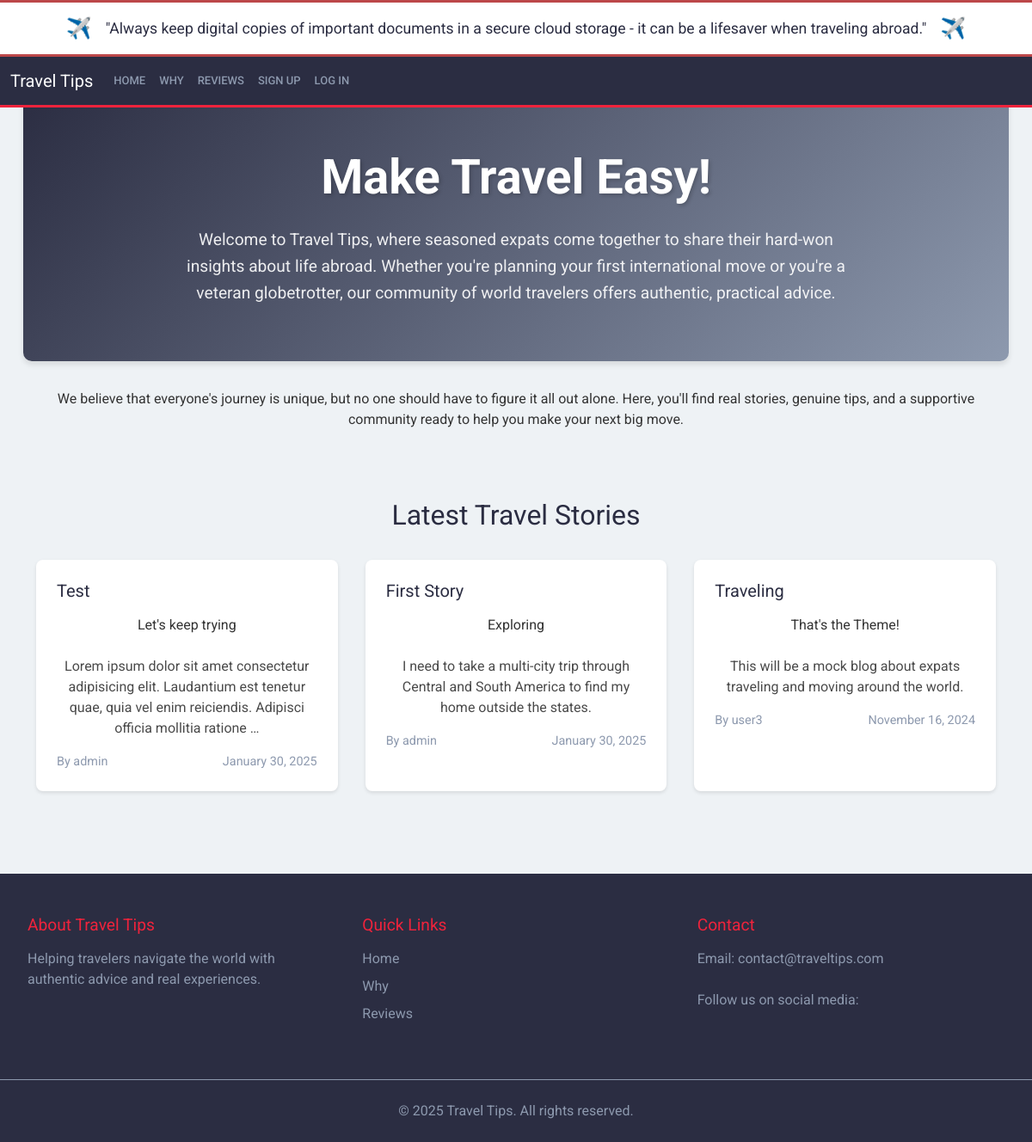
The page / on the database its author committed.
### posts/models.py (models this page shows, shortened)
class Post(models.Model):                                   #INHERITANCE
    title = models.CharField(max_length=128)                #composition
    subtitle = models.CharField(max_length=256)
    body = models.TextField()
    author = models.ForeignKey(
        get_user_model(),
        on_delete=models.CASCADE
    )
    status = models.ForeignKey(
        Status,
        on_delete=models.CASCADE
    )
    created_on = models.DateTimeField(auto_now_add=True)

### pages/views.py (the view)
# urls.py: path("", views.HomePageView.as_view(), name="home"),
class HomePageView(TemplateView):
    template_name = "pages/home.html"
    def get_context_data(self, **kwargs):
        context = super().get_context_data(**kwargs)
        try:
            published_status = Status.objects.get(name="published")
            context['latest_posts'] = Post.objects.filter(
                status=published_status
            ).order_by('-created_on')[:3]
        except Status.DoesNotExist:
            context['latest_posts'] = []
        return context

### templates/pages/home.html (shortened to what this page needs)
{% extends 'base.html' %}
{% load static %}
{% block content %}
    <div class="hero-section">
        <div class="hero-content">
            <h1 class="hero-title">Make Travel Easy!</h1>
            <p class="hero-text">Welcome to Travel Tips, where seasoned expats come together to share their hard-won insights about life abroad. Whether you're planning your first international move or you're a veteran globetrotter, our community of world travelers offers authentic, practical advice.</p>
        </div>
    </div>
    <p>We believe that everyone's journey is unique, but no one should have to figure it all out alone. Here, you'll find real stories, genuine tips, and a supportive community ready to help you make your next big move.</p>
    <div class="posts-preview">
        <h2>Latest Travel Stories</h2>
        <div class="preview-grid">
            {% for post in latest_posts %}
            <div class="preview-card">
                <div class="preview-content">
                    <h3>{{ post.title }}</h3>
                    <p class="preview-subtitle">{{ post.subtitle }}</p>
                    <p class="preview-excerpt">{{ post.body|truncatewords:20 }}</p>
                    <div class="preview-meta">
                        <span class="author">By {{ post.author }}</span>
                        <span class="date">{{ post.created_on|date:"F j, Y" }}</span>
                    </div>
                </div>
            </div>
            {% empty %}
            <p>No posts available yet.</p>
            {% endfor %}
        </div>
    </div>
{% endblock content %}

### static/css/signup.css (style rules this page uses)
.signup-container h1, p { color: #333; margin-bottom: 1.5rem; text-align: center; }

### static/css/base.css (style rules this page uses)
body { min-height: 100vh; background-color: #F5F5F5; }
@media (min-width: 768px) { body { background-color: #EEF2F5; background-size: cover; background-position: center; background-attachment: fixed; background-repeat: no-repeat; } }

### static/css/home.css (style rules this page uses)
.hero-section { background: linear-gradient(135deg, #2B2D42 0%, #8D99AE 100%); color: white; padding: 4rem 2rem; margin: -1rem -15px 2rem -15px; border-radius: 0 0 10px 10px; box-shadow: 0 4px 6px rgba(0,0,0,0.1); }
.hero-content { max-width: 800px; margin: 0 auto; text-align: center; }
.hero-title { font-size: 3.5rem; font-weight: bold; margin-bottom: 1.5rem; text-shadow: 2px 2px 4px rgba(0,0,0,0.2); }
.hero-text { color: white; font-size: 1.2rem; line-height: 1.6; margin-bottom: 0; opacity: 0.9; }
.posts-preview { margin: 3rem 0; padding: 2rem 0; }
.posts-preview h2 { color: #2B2D42; text-align: center; margin-bottom: 2rem; }
.preview-grid { display: grid; grid-template-columns: repeat(auto-fit, minmax(300px, 1fr)); gap: 2rem; }
.preview-card { background: white; border-radius: 8px; box-shadow: 0 2px 4px rgba(0,0,0,0.1); transition: transform 0.2s ease; }
.preview-content { padding: 1.5rem; }
.preview-content h3 { color: #2B2D42; margin-bottom: 1rem; font-size: 1.25rem; }
.preview-excerpt { color: #4A4A4A; margin-bottom: 1rem; line-height: 1.5; }
.preview-meta { display: flex; justify-content: space-between; color: #8D99AE; font-size: 0.9rem; }

### rows shown on the page
Post: title "Test", subtitle "Let's keep trying", body "Lorem ipsum dolor sit amet consectetur adipisicing elit. Laudantium est tenetur quae, quia vel enim reiciendis. Adipisci officia mollitia ratione …", author "admin", created_on "January 30, 2025"
Post: title "First Story", subtitle "Exploring", body "I need to take a multi-city trip through Central and South America to find my home outside the states.", author "admin", created_on "January 30, 2025"
Post: title "Traveling", subtitle "That's the Theme!", body "This will be a mock blog about expats traveling and moving around the world.", author "user3", created_on "November 16, 2024"
